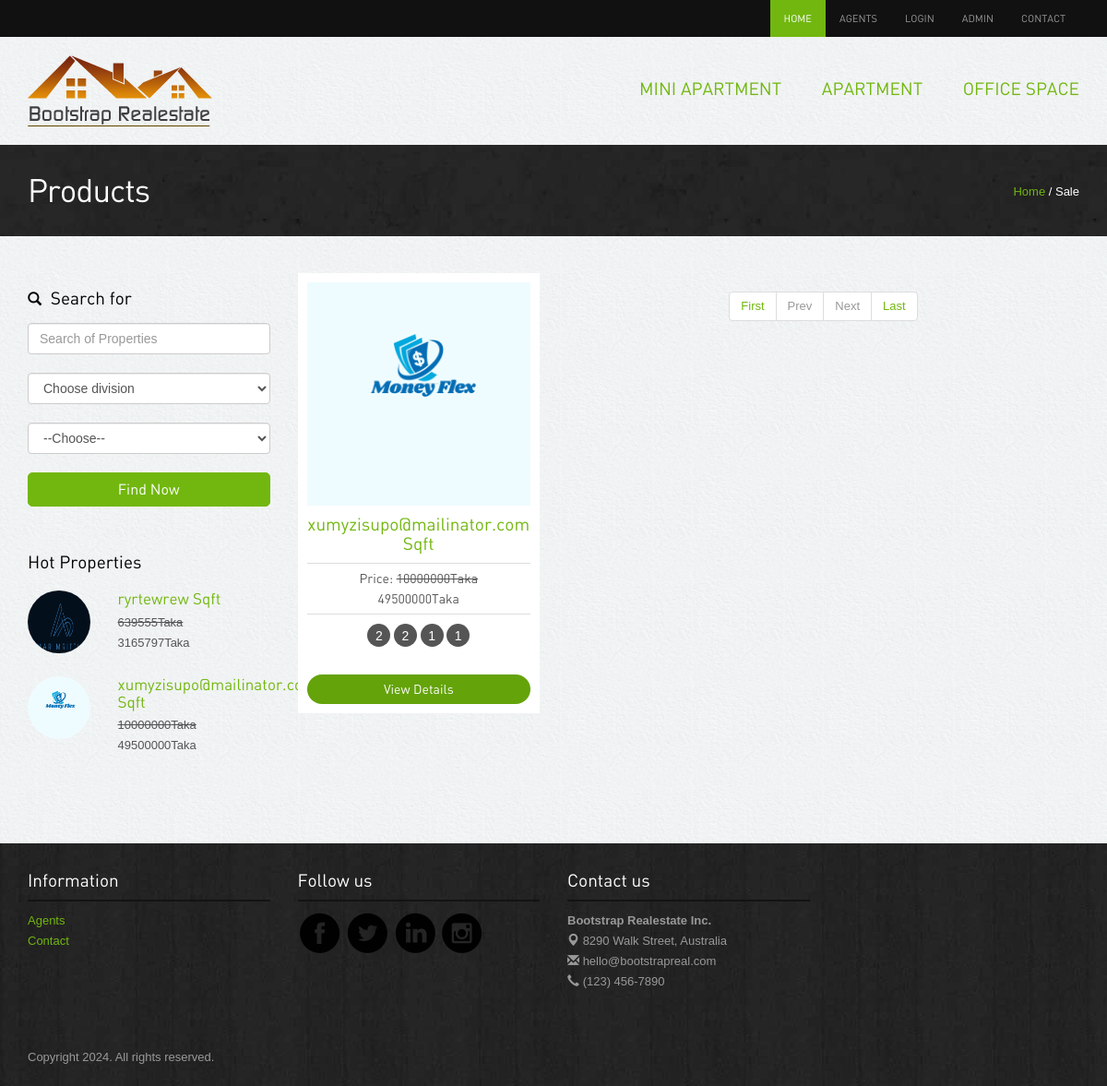
The page /allproduct.php?categoryid=3 on the database its author committed.
### tables this page shows
CREATE TABLE `category` (
  `cat_id` int(11) NOT NULL,
  `cat_name` varchar(151) NOT NULL,
  `flag` int(11) NOT NULL
);

CREATE TABLE `properties` (
  `id` int(11) NOT NULL,
  `cat_id` int(11) NOT NULL,
  `title` varchar(151) NOT NULL,
  `floar` varchar(255) NOT NULL,
  `flatcode` varchar(151) DEFAULT NULL,
  `sqft` varchar(191) NOT NULL,
  `description` text NOT NULL,
  `price` varchar(191) NOT NULL,
  `discount` varchar(191) NOT NULL,
  `status` tinyint(4) NOT NULL,
  `quantity` int(11) NOT NULL,
  `bed_room` int(11) NOT NULL,
  `living_room` int(11) NOT NULL,
  `kitchen` int(11) NOT NULL,
  `parking` int(11) NOT NULL,
  `toilet` int(11) NOT NULL,
  `division` varchar(155) NOT NULL,
  `location` varchar(191) NOT NULL,
  `agent_id` int(11) NOT NULL,
  `image_one` varchar(191) NOT NULL,
  `image_two` varchar(191) NOT NULL,
  `image_three` varchar(191) NOT NULL,
  `document_file` varchar(255) DEFAULT NULL,
  `belkuni` int(11) NOT NULL
);

### allproduct.php (the view, shortened to what this page needs)
<?php include'header.php';?>
<div class="inside-banner">
  <div class="container">
    <span class="pull-right"><a href="index.php">Home</a> / Sale</span>
    <h2>Products</h2>
</div>
</div>
<div class="container">
<div class="properties-listing spacer">
<div class="row">
<div class="col-lg-3 col-sm-4 ">
<form action="search.php" method="get">
  <div class="search-form"><h4><span class="glyphicon glyphicon-search"></span> Search for</h4>
    <input type="text"  name="key" class="form-control" placeholder="Search of Properties">
    <div class="row">
            <div class="col-lg-12">
              <select required class="form-control" name="div" id="">
                <option selected="true" disabled="disabled" value="">Choose division</option>
                </select>
            </div>
          </div>
          <div class="row">
          <div class="col-lg-12">
               <select required name="cat" class="form-control">
                <option selected="true" disabled="disabled"  value="">--Choose--</option>
              </select>
              </div>
          </div>
          <button class="btn btn-success" type="submit" name="search">Find Now</button>
  </div>
</form>
<div class="hot-properties hidden-xs">
<h4>Hot Properties</h4>
<?php
 $con = new mysqli("localhost", "root", "", "realstate");
$query = "SELECT * FROM properties Order By  RAND() LIMIT 4";
$result = $con->query($query);
if ($result->num_rows > 0) {
    foreach ($result as $key => $data) {
?>
<div class="row">
                <div class="col-lg-4 col-sm-5"><img src="<?php echo $data['image_one'] ?>" class="img-responsive img-circle" alt="properties"></div>
                <div class="col-lg-8 col-sm-7">
                  <h5><a href="property-detail.php?flatid=<?php echo $data['id'] ?>"><?php echo $data['title'] ?> Sqft</a></h5>
                  <p class="price"><?php  $dis = round(($data['price']*$data['discount'])-(($data['price']*$data['discount'])/100));
        if ($dis!=0) {
          echo "<del>".$data['price']."Taka</del><br>".$dis."Taka";
        }else{
          echo $data['price']."Taka <br><br>";
        }
        ?></p> </div>
              </div>
              <?php }} ?>
</div>
</div>
<div class="col-lg-9 col-sm-8">
<div class="row">
<?php
$categoryid=$_GET['categoryid'];
        if (isset($_GET['pageno'])) {
            $pageno = $_GET['pageno'];
        } else {
            $pageno = 1;
        }
        $no_of_records_per_page = 12;
        $offset = ($pageno-1) * $no_of_records_per_page;
        $total_pages_sql = "SELECT COUNT(*) FROM properties where cat_id=$categoryid ";
        $result = mysqli_query($con,$total_pages_sql);
        $total_rows = mysqli_fetch_array($result)[0];
        $total_pages = ceil($total_rows / $no_of_records_per_page);
        $sqls = "SELECT * FROM properties where cat_id=$categoryid LIMIT $offset, $no_of_records_per_page";
        $res_data = mysqli_query($con,$sqls);
      if ($res_data->num_rows > 0) {
          foreach ($res_data as $key => $value) {
    ?>
      <div class="col-lg-4 col-sm-6">
      <div class="properties">
        <div class="image-holder"><img src="<?php echo $value['image_one'];?>" class="img-responsive" alt="properties">
        </div>
        <h4><a href="#>"><?php echo $value['title'];?> Sqft</a></h4>
        <p class="price">Price:  <?php  $dis = round(($value['price']*$value['discount'])-(($value['price']*$value['discount'])/100));
        if ($dis!=0) {
          echo "<del>".$value['price']."Taka</del><br>".$dis."Taka";
        }else{
          echo $value['price']."Taka <br><br>";
        }
        ?></p>
       <div class="listing-detail"><span data-toggle="tooltip" data-placement="bottom" data-original-title="Bed Room"><?php echo $value['bed_room']; ?></span> <span data-toggle="tooltip" data-placement="bottom" data-original-title="Living Room"><?php echo $value['living_room']; ?></span> <span data-toggle="tooltip" data-placement="bottom" data-original-title="Parking"><?php echo $value['parking']; ?></span> <span data-toggle="tooltip" data-placement="bottom" data-original-title="Kitchen"><?php echo $value['kitchen']; ?></span> </div>
       <?php
            if ($value['quantity']==0) {
          ?>
         <a class="btn btn-danger" href="#">View Details</a>
      <?php }else{  ?>
        <a class="btn btn-primary" href="property-detail.php?flatid=<?php echo $value['id'] ?>">View Details</a>
       <?php } ?>
      </div>
      </div>
      <?php }} ?>
      <div class="center">
      <ul class="pagination">
        <li><a href="?pageno=1">First</a></li>
        <li class="<?php if($pageno <= 1){ echo 'disabled'; } ?>">
            <a href="<?php if($pageno <= 1){ echo '#'; } else { echo "?categoryid=".$categoryid."&pageno=".($pageno - 1); } ?>">Prev</a>
        </li>
        <li class="<?php if($pageno >= $total_pages){ echo 'disabled'; } ?>">
            <a href="<?php if($pageno >= $total_pages){ echo '#'; } else { echo "?categoryid=".$categoryid."&pageno=".($pageno + 1); } ?>">Next</a>
        </li>
        <li><a href="?categoryid=<?php echo $categoryid; ?>&pageno=<?php echo $total_pages; ?>">Last</a></li>
    </ul>
</div>
</div>
</div>
</div>
</div>
</div>
<?php include'footer.php';?>

### header.php (shortened to what this page needs)
<!DOCTYPE html>
<html lang="en">
<head>
 	<link rel="stylesheet" href="assets/bootstrap/css/bootstrap.css" />
  <link rel="stylesheet" href="assets/style.css"/>
<link rel="stylesheet" href="assets/owl-carousel/owl.carousel.css">
<link rel="stylesheet" href="assets/owl-carousel/owl.theme.css">
    <link rel="stylesheet" type="text/css" href="assets/slitslider/css/style.css" />
    <link rel="stylesheet" type="text/css" href="assets/slitslider/css/custom.css" />
</head>
<body>
<div class="navbar-wrapper">
        <div class="navbar-inverse" role="navigation">
          <div class="container">
            <div class="navbar-collapse  collapse">
              <ul class="nav navbar-nav navbar-right">
               <li class="active"><a href="index.php">Home</a></li>
                <li><a href="agents.php">Agents</a></li>
                <?php
                $con = new mysqli("localhost", "root", "", "realstate");
                  if (isset($_SESSION['admin'])=='admin') { ?>
                    <li><span style="color:white;">(<?php echo $_SESSION['name']; ?>)</span><a href="?logout=logout">Logout</a></li>
                    <?php }else{ ?>
                      <li><a href="login.php">Login</a></li>
                <?php } ?>
                <li><a href="admin/index.php">Admin</a></li>
                <li><a href="contact.php">Contact</a></li>
              </ul>
            </div>
          </div>
        </div>
    </div>
<div class="container">
<div class="header">
<a href="index.php"><img src="images/logo.png" alt="Realestate"></a>
              <ul class="pull-right">
                <?php
                   $query = "SELECT * FROM  category where flag=1 Order By cat_id desc";
                   $result = $con->query($query);
                   foreach ($result as $key => $value) {
                ?>
                <li><a href="allproduct.php?categoryid=<?php echo $value['cat_id']?>"><?php echo $value['cat_name']?></a></li>
                <?php } ?>
              </ul>
</div>
</div>

### assets/style.css (style rules this page uses)
body { color:#555; font:normal 13px/22px Arial; background:url(../images/bgmain.png) #eee; }
h1,h2,h3,h4,h5 { font-weight:normal; font-family: din;margin: 0;padding: 0;color: #000 }
h2 { font-size: 35px; letter-spacing: -1px;margin-bottom: 20px; }
h4 { margin: 10px 0; font-size: 19px; }
h5 { margin: 0 0 5px 0; font-size: 17px; }
h4 span { margin-right: 5px; font-size: 15px; }
p { margin-bottom: 30px; }
a { color:#72b70f; text-decoration:none;outline: none; }
.spacer { margin-top: 40px;margin-bottom:40px; }
.center { text-align: center; }
select,input { outline: 0; margin-bottom: 20px; }
.btn { border-radius: 5px; font-family: din; outline: none; }
.btn-success { background: #72b70f;border:1px solid #72b70f;padding:6px 20px; font-size:16px; width: 100%; }
.btn-primary { background: #64a30a;border:none;width: 100%;border-radius: 20px; }
.header { padding: 20px 0; }
.header ul { list-style: none;margin: 0; padding: 0;margin-top: 25px; }
.header ul li { display: inline-block; padding: 0 0 0 40px; }
.header ul li a { font-size: 19px;font-family: din;text-transform: uppercase; }
.navbar-inverse { background-color: #111; }
.navbar-inverse .navbar-nav > li > a { font-size: 11px;padding-top: 10px;padding-bottom: 10px;font-family: din;text-transform: uppercase; }
.navbar-inverse .navbar-nav > .active > a, .navbar-inverse .navbar-nav > .active > a:hover, .navbar-inverse .navbar-nav > .active > a:focus { background-color: #72b70f; }
.properties-listing div.properties { padding: 10px; background-color: #fff;text-align: center; margin-bottom: 20px; }
.properties-listing div.properties .image-holder { position: relative; }
.properties-listing div.properties p { margin-bottom: 10px; font-size: 14px;border-top: 1px solid #ddd;border-bottom: 1px solid #ddd;padding: 5px 0;font-family: din; }
.listing-detail { margin-bottom: 30px; }
.listing-detail span { color: #fff; width: 25px; height: 25px; background-color: #555;display: inline-block;border-radius:25px; text-align: center;line-height: 26px; font-size: 14px;cursor: crosshair; }
.inside-banner { background:url(../images/bginside.jpg) #222;color: #fff; padding: 30px 0; }
.inside-banner h2 { margin: 0; color: #fff; }
.inside-banner span { margin-top: 10px; }
.search-form { margin-bottom: 50px; }
.search-form h4 { margin: 17px 0; }
.hot-properties { margin-bottom: 50px; }
.hot-properties img { width: 68px; height: 68px; }
.hot-properties h4 { margin-bottom: 20px; }
.hot-properties .row { margin-bottom: 20px; }
.hot-properties .row p { margin-bottom: 5px; }

### rows shown on the page
category: cat_name "MINI APARTMENT"
category: cat_name "APARTMENT"
category: cat_name "OFFICE SPACE"
properties: image_one (picture), title "ryrtewrew", price "639555", dis "3165797"
properties: image_one (picture), title "xumyzisupo@mailinator.com", price "10000000", dis "49500000", bed_room "2", living_room "2", parking "1", kitchen "1"
